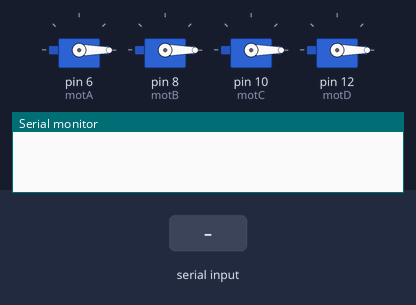
This sketch was run on a simulated Arduino Uno, built with avr-gcc and run on an emulated ATmega328P. Shown: 4 × servo, the last lines printed to the serial monitor. Inputs (shaded band) come from the test bench.

Above: at 1.2 s.
1.3 s: "s," received over Serial
2.8 s: "c," received over Serial
4.3 s: "g," received over Serial
5.8 s: "m," received over Serial
At 7.4 s:
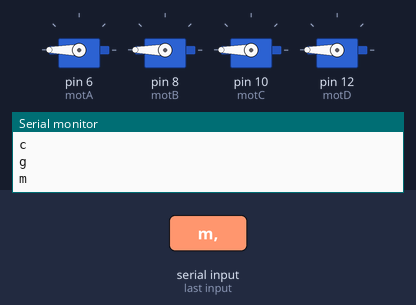
Timing chart, 0 to 8.9 s (numbered marks = the images above; inputs shaded):
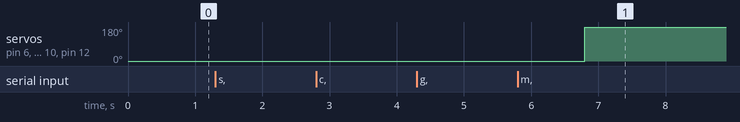

The sketch:

all_motor_yaw_control.ino
```cpp
#include <Servo.h>

#define MIN_PULSE_LENGTH 1000
#define MAX_PULSE_LENGTH 2000

Servo motA, motB, motC, motD;

int maxThrottle = 1600;
float throttle = 1000;
bool isReady = false;
unsigned long now, past, interval;

void getCommands(){
  if (Serial.available()) {
    String command = Serial.readStringUntil(',');
    Serial.println(command);
    if (command == "s"){
      Serial.readStringUntil('\n');
      isReady = false;
    } else if (command == "c"){
      Serial.readStringUntil('\n');
      sendThrottleAll(MIN_PULSE_LENGTH);
    } else if (command == "g"){
      Serial.readStringUntil('\n');
      isReady = true;
    } else if (command == "t"){
      float tempThrottle = (float) Serial.readStringUntil('\n').toInt();
      if(abs(tempThrottle) <= 600){
        throttle = tempThrottle;
        Serial.println(throttle);
      }
    } else if (command == "m"){
      Serial.readStringUntil('\n');
      sendThrottleAll(MAX_PULSE_LENGTH);
    }
  }
}

void setup() {
    Serial.begin(9600);

    motA.attach(6, MIN_PULSE_LENGTH, MAX_PULSE_LENGTH);
    motB.attach(8, MIN_PULSE_LENGTH, MAX_PULSE_LENGTH);
    motC.attach(10, MIN_PULSE_LENGTH, MAX_PULSE_LENGTH);
    motD.attach(12, MIN_PULSE_LENGTH, MAX_PULSE_LENGTH);

    interval = 200;
}

void sendThrottleAll(float throttle){
  motA.writeMicroseconds(throttle);
  motB.writeMicroseconds(throttle);
  motC.writeMicroseconds(throttle);
  motD.writeMicroseconds(throttle);
}

void sendYawLeft(float throttle){
  motB.writeMicroseconds(throttle);
  motC.writeMicroseconds(throttle);
  motA.writeMicroseconds(MIN_PULSE_LENGTH);
  motD.writeMicroseconds(MIN_PULSE_LENGTH);
}

void sendYawRight(float throttle){
  motA.writeMicroseconds(throttle);
  motD.writeMicroseconds(throttle);
  motB.writeMicroseconds(MIN_PULSE_LENGTH);
  motC.writeMicroseconds(MIN_PULSE_LENGTH);
}

void loop() {
    getCommands();
    if(isReady == true){
      now = millis();
      if(now - past >= interval){
        past = now;
        int realThrottle = MIN_PULSE_LENGTH + abs(throttle);
        if(realThrottle >= MIN_PULSE_LENGTH && realThrottle <= maxThrottle){
          if(throttle >= 0){
            sendYawLeft(realThrottle);
          } else{
            sendYawRight(realThrottle);
          }
        }
      }
    } else if(isReady == false){
      sendThrottleAll(MIN_PULSE_LENGTH);
    }
}
```

Measured:
- after the input at 5.8 s, servo on pin 6 (motA), servo on pin 8 (motB), servo on pin 10 (motC), servo on pin 12 (motD): 0° → 180° after 1.0 s
